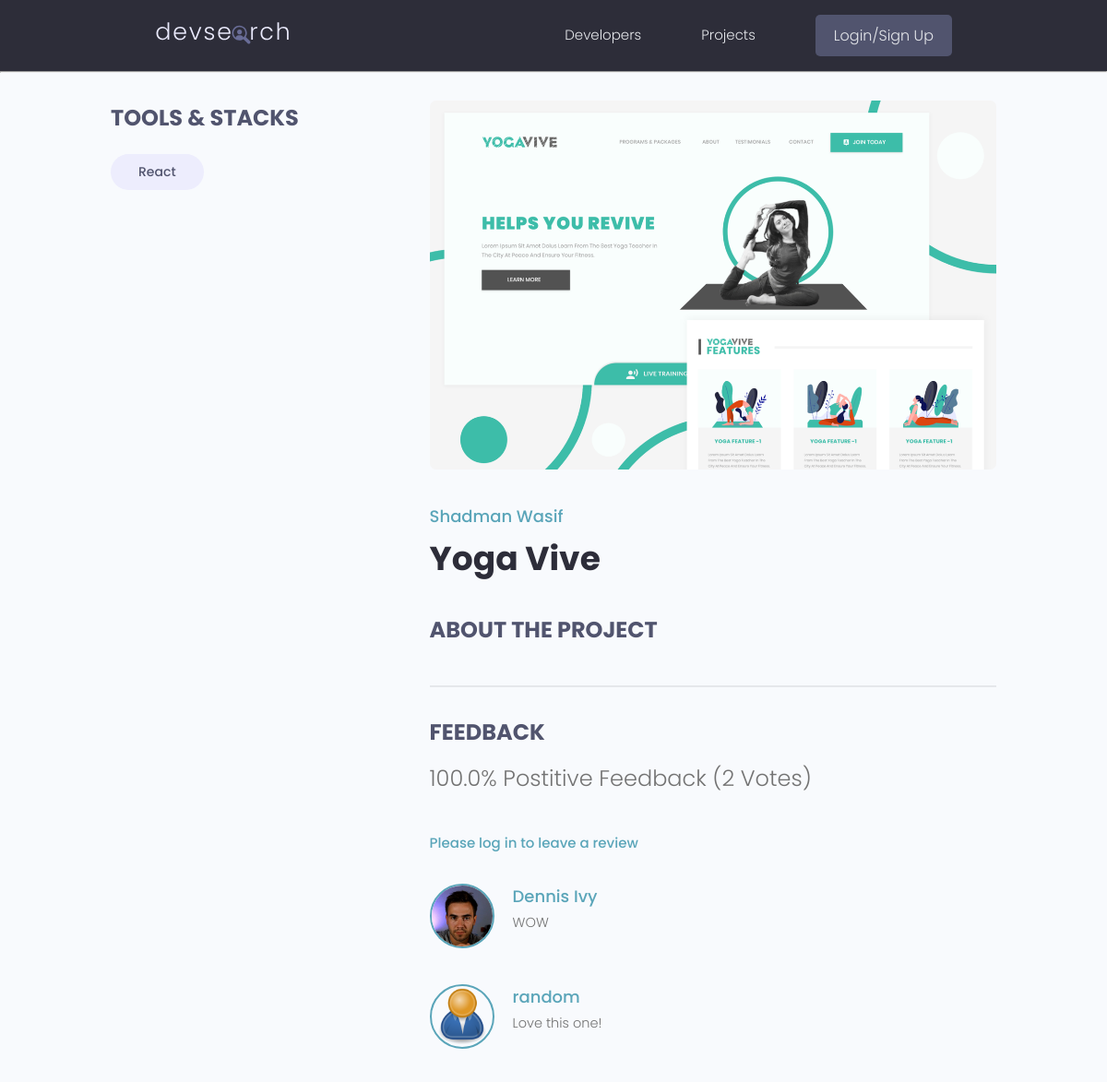
The page /projects/project/ab87fa25-5250-4712-aacc-51aadc885446/ on the database its author committed.
### projects/models.py (models this page shows, shortened)
class Tag(models.Model):
    name = models.CharField(max_length=200)
    created = models.DateTimeField(auto_now_add=True)
    id = models.UUIDField(default=uuid.uuid4, unique=True, primary_key=True, editable=False)
    def __str__(self):
        return self.name

class Project(models.Model):
    owner = models.ForeignKey(Profile, null=True, blank=True, on_delete=models.CASCADE)
    title = models.CharField(max_length=200)
    description = models.TextField(null=True, blank=True)
    featured_image = models.ImageField(null=True, blank=True, default="default.jpg")
    demo_link = models.CharField(max_length=200, null=True, blank=True)
    source_link = models.CharField(max_length=200, null=True, blank=True)
    tags = models.ManyToManyField('Tag', blank=True)
    vote_total = models.IntegerField(default=0, null=True, blank=True)
    vote_ratio = models.IntegerField(default=0, null=True, blank=True)
    created = models.DateTimeField(auto_now_add=True)
    id = models.UUIDField(default=uuid.uuid4, unique=True, primary_key=True, editable=False)
    class Meta:
        ordering = ['-vote_ratio', '-vote_total', 'title']
    @property
    def imageURL(self):
        try:
            url = self.featured_image.url
        except:
            url = ''
        return url
    @property
    def reviewers(self):
        queryset = self.review_set.all().values_list('owner__id', flat=True)
        return queryset
    @property
    def getVoteCount(self):
        reviews = self.review_set.all()
        upVotes = reviews.filter(value='Up').count()
        totalVotes = reviews.count()
        ratio = (upVotes/totalVotes) * 100
        self.vote_total = totalVotes
        self.vote_ratio = ratio
        self.save()

class Review(models.Model):
    VOTE_TYPE = (
        ('Up', 'Up Vote'),
        ('Down', 'Down Vote')
    )
    owner = models.ForeignKey(Profile, on_delete=models.CASCADE, null=True)
    project = models.ForeignKey(Project, on_delete=models.CASCADE)
    body = models.TextField(null=True, blank=True)
    value = models.CharField(max_length=200, choices=VOTE_TYPE)
    created = models.DateTimeField(auto_now_add=True)
    id = models.UUIDField(default=uuid.uuid4, unique=True, primary_key=True, editable=False)
    class Meta:
        unique_together = [['owner', 'project']]

### users/models.py (models this page shows, shortened)
class Profile(models.Model):
    user = models.OneToOneField(User, on_delete=models.CASCADE, null=True, blank=True)
    name = models.CharField(max_length=200, null=True, blank=True)
    email = models.EmailField(max_length=500, null=True, blank=True)
    username = models.CharField(max_length=200, null=True, blank=True)
    location = models.CharField(max_length=200, null=True, blank=True)
    short_intro = models.CharField(max_length=200, null=True, blank=True)
    bio = models.TextField(null=True, blank=True)
    profile_image = models.ImageField(null=True, blank=True, upload_to='profiles/', default='profiles/user-default.png')
    social_github = models.CharField(max_length=200, null=True, blank=True)
    social_twitter = models.CharField(max_length=200, null=True, blank=True)
    social_linkedin = models.CharField(max_length=200, null=True, blank=True)
    social_youtube = models.CharField(max_length=200, null=True, blank=True)
    social_website = models.CharField(max_length=200, null=True, blank=True)
    created = models.DateTimeField(auto_now_add=True)
    id = models.UUIDField(default=uuid.uuid4, unique=True, primary_key=True, editable=False)
    class Meta:
        ordering = ['created']
    @property
    def imageURL(self):
        try:
            url = self.profile_image.url
        except:
            url = ''
        return url

### projects/views.py (the view, shortened to what this page needs)
# urls.py: path('project/<str:pk>/', views.project, name="project"),
def project(request,pk):
    projectObj = Project.objects.get(id=pk)
    form = ReviewForm()
    projectObj.getVoteCount
    return render(request, "projects/single-project.html", {'project': projectObj, 'form': form})

### projects/templates/projects/single-project.html (shortened to what this page needs)
{% extends 'main.html' %} {% block content %}
<main class="singleProject my-md">
    <div class="container">
        <div class="layout">
            <div class="column column--1of3">
                <h3 class="singleProject__subtitle">Tools & Stacks</h3>
                <div class="singleProject__toolStack">
                    {% for tag in project.tags.all %}
                    <span class="tag tag--pill tag--sub tag--lg">
                        <small>{{tag}}</small>
                    </span>
                    {% endfor %}
                </div>
            </div>
            <div class="column column--2of3">
                <img
                    class="singleProject__preview"
                    src="{{ project.imageURL }}"
                    alt="portfolio thumbnail"
                />
                <a href="{% url 'user-profile' project.owner.id %}" class="singleProject__developer"
                    >{{project.owner.name}}</a
                >
                <h2 class="singleProject__title">{{ project.title }}</h2>
                <h3 class="singleProject__subtitle">About the Project</h3>
                <div class="comments">
                    <h3 class="singleProject__subtitle">Feedback</h3>
                    <h5 class="project--rating">
                        {{ project.vote_ratio }}% Postitive Feedback
                        ({{project.vote_total}}
                        Vote{{project.vote_total|pluralize:"s"}})
                    </h5>
                    {% if request.user.is_authenticated %}
                        {% if request.user.profile.id in project.reviewers %}
                            <p>
                                You have already submitted your review for this project
                            </p>
                        {% elif request.user.profile == project.owner %}
                            <p>You can't review your own project</p>
                        {% else %}
                            <form
                            class="form"
                            action="{% url 'project' project.id %}"
                            method="POST"
                            >
                            {% for field in form %}
                            <div class="form__field">
                                <label for="formInput#textarea">
                                    {{field.label}}
                                </label>
                                {% csrf_token %} {{field}}
                            </div>
                            {% endfor %}
                            <input
                                class="btn btn--sub btn--lg"
                                type="submit"
                                value="Add Review"
                            />
                            </form>
                        {% endif %}
                    {% else %}
                    <a href="{% url 'login' %}?next={{request.path}}"
                        >Please log in to leave a review</a
                    >
                    {% endif %}
                    <div class="commentList">
                        {% for review in project.review_set.all %}
                        {% if review.body %}
                        <div class="comment">
                            <a href="{% url 'user-profile' review.owner.id  %}">
                                <img
                                    class="avatar avatar--md"
                                    src="{{review.owner.imageURL}}"
                                    alt="user"
                                />
                            </a>
                            <div class="comment__details">
                                <a
                                    href="{% url 'user-profile' review.owner.id  %}"
                                    class="comment__author"
                                    >{{review.owner.name}}</a
                                >
                                <p class="comment__info">
                                    {{review.body|linebreaksbr}}
                                </p>
                            </div>
                        </div>
                        {% endif %}
                        {% endfor %}
                    </div>
                </div>
            </div>
        </div>
    </div>
</main>
{% endblock %}

### static/styles/app.css (style rules this page uses)
:root { --color-sub: #2d2d39; }
img { width: 100%; }
.singleProject .column--1of3 { order: 2; }
@media screen and (min-width: 1081px) { .singleProject .column--1of3 { order: 1; } }
@media screen and (min-width: 1081px) { .singleProject .column--2of3 { order: 2; } }
.singleProject__toolStack { margin-top: 2rem; margin-bottom: 4rem; }
.singleProject__preview { height: 50vh; object-fit: cover; object-position: top center; margin-bottom: 3rem; border-radius: 0.7rem; }
.singleProject__developer { font-size: 1.8rem; font-weight: 500; }
.singleProject__title { font-size: 3.6rem; font-weight: 700; color: var(--color-sub); margin-bottom: 3rem; }
.project--rating { margin-bottom: 1.6em; margin-top: .5em; }
.singleProject__subtitle { text-transform: uppercase; font-size: 2.4rem; font-weight: 700; color: var(--color-sub-light); margin-bottom: 1rem; }
.comments { margin-top: 4rem; padding-top: 3rem; border-top: 2px solid var(--color-light); }
.commentList { margin: 3rem 0; }
.comment { display: flex; gap: 2rem; }
.comment:not(:last-child) { margin-bottom: 3rem; }
.comment__author { font-size: 1.8rem; }
.comment__info { font-size: 1.45rem; }

### static/uikit/styles/modules/_variables.css (style rules this page uses)
:root { --color-main: #5aa5b9; --color-main-light: #e6faff; --color-sub: #3f4156; --color-sub-light: #51546e; --color-sub-lighter: #ededfd; --color-text: #737373; --color-gray: #8b8b8b; --color-light: #e5e7eb; --color-light-gray: #767676; --color-bg: #f8fafd; --color-white: #fffefd; --color-white-light: #f3f3f3; --color-success: #359e64; --color-success-bg: #def8e8; --color-error: #fc4b0b; --color-error-bg: #fff2ee; --font-base: 'Poppins', arial, helvetica, 'Segoe UI', roboto, ubuntu, sans-serif; --font-monospace: 'Fira Code', 'Courier New', courier, monospace; --font-regular: 300; --font-medium: 500; --font-bold: 700; --generic-shadow: 1px 1px 5px #00000010; --generic-transition: all 0.3s ease-in-out; }

### static/uikit/styles/modules/_base.css (style rules this page uses)
* { margin: 0; padding: 0; box-sizing: border-box; text-rendering: optimizeLegibility; color: inherit; font-size: inherit; }
html { font-size: 50%; }
@media only screen and (min-width: 480px) { html { font-size: 56.25%; } }
@media only screen and (min-width: 1200px) { html { font-size: 62.5%; } }
body { line-height: 1.6; font-weight: 400; font-size: 1.5rem; color: var(--color-text); background-color: var(--color-bg); min-height: 100vh; }

### static/uikit/styles/modules/_typography.css (style rules this page uses)
* { font-family: var(--font-base); }
h2 { font-size: 3.6rem; font-weight: var(--font-bold); }
h3 { font-size: 3.2rem; font-weight: var(--font-medium); }
h5 { font-size: 2.4rem; font-weight: var(--font-medium); }
h5, h6 { font-weight: var(--font-regular); }
p, span, strong { font-size: 1.6rem; color: var(--color-text); font-weight: var(--font-regular); }
a { padding-bottom: 2px; text-decoration: none; display: inline-block; color: var(--color-main); font-weight: var(--font-medium); }

### static/uikit/styles/modules/_utilities.css (style rules this page uses)
.container { width: 92%; max-width: 165rem; margin: 0 auto; box-sizing: border-box; }
@media screen and (min-width: 1000px) { .container { width: 90%; } }
@media screen and (min-width: 1200px) { .container { width: 80%; } }
.my-md { margin: 3rem auto; }

### static/uikit/styles/modules/_avatar.css (style rules this page uses)
.avatar { border-radius: 50%; border: 2px solid var(--color-main); object-fit: cover; }
.avatar--md { height: 7rem; width: 7rem; }

### static/uikit/styles/modules/_tag.css (style rules this page uses)
.tag { display: inline-flex; align-items: center; background-color: var(--color-sub); height: -webkit-fit-content; height: -moz-fit-content; height: fit-content; width: -webkit-fit-content; width: -moz-fit-content; width: fit-content; border-radius: 0.5rem; padding: 0.5rem 1.5rem; font-size: 1.2rem; cursor: pointer; }
.tag > small { color: var(--color-white); }
.tag--pill { border-radius: 5rem; }
.tag--sub, .tag--sub > small { background: var(--color-sub-lighter); color: var(--color-sub-light); font-weight: 500; }
.tag--lg { padding: 0.8rem 3rem; font-size: 1.4rem; }

### static/uikit/styles/modules/_layout.css (style rules this page uses)
.layout { display: flex; flex-flow: row wrap; justify-content: space-between; }
.layout > .column { margin-bottom: 3rem; }
.layout > .column.column--1of3 { flex-basis: 30%; }
.layout > .column.column--2of3 { flex-basis: 64%; }

### rows shown on the page
Tag: name "React"
Project: imageURL (picture), owner.name "Shadman Wasif", title "Yoga Vive", vote_ratio "100.0", vote_total "2"
Review: owner.imageURL (picture), owner.name "Dennis Ivy", body "WOW"
Review: owner.imageURL (placeholder picture), owner.name "random", body "Love this one!"
